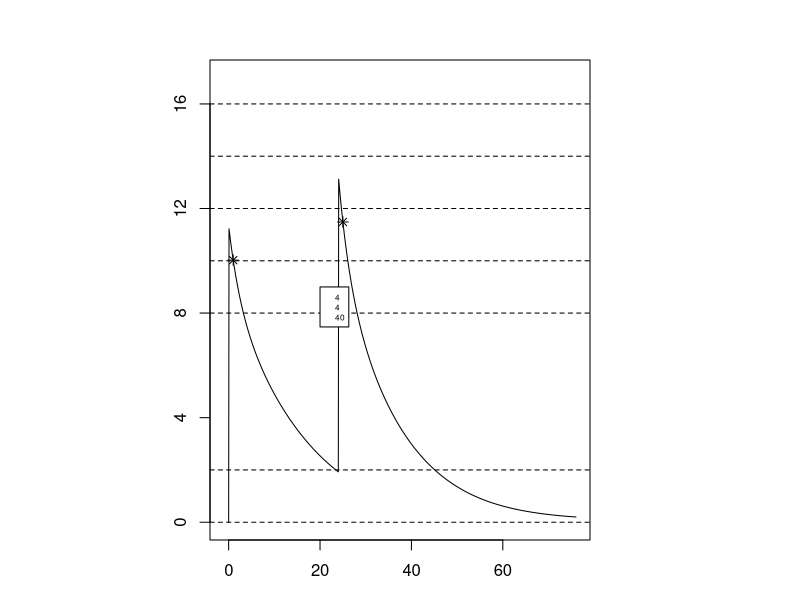
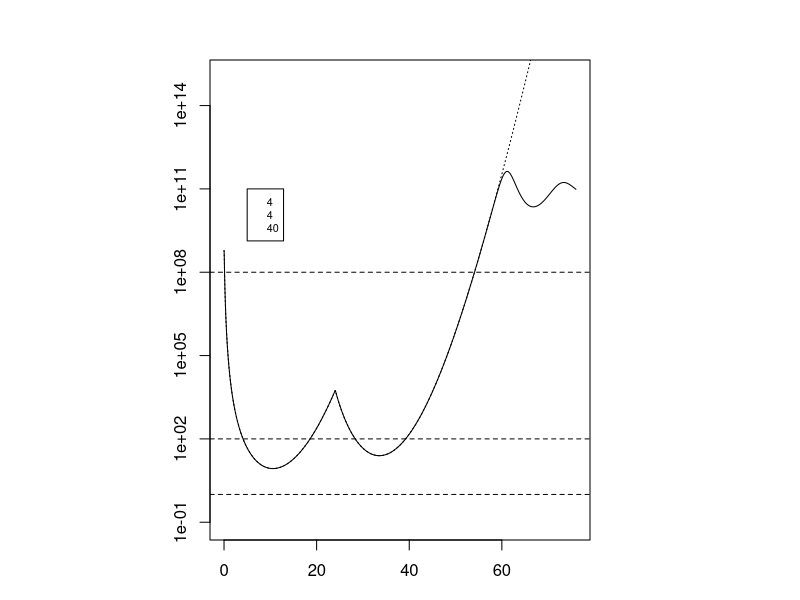
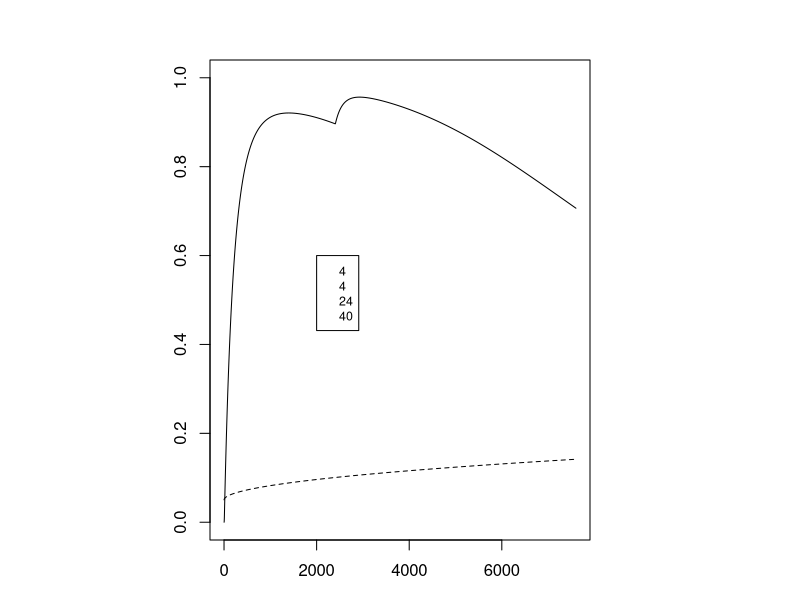
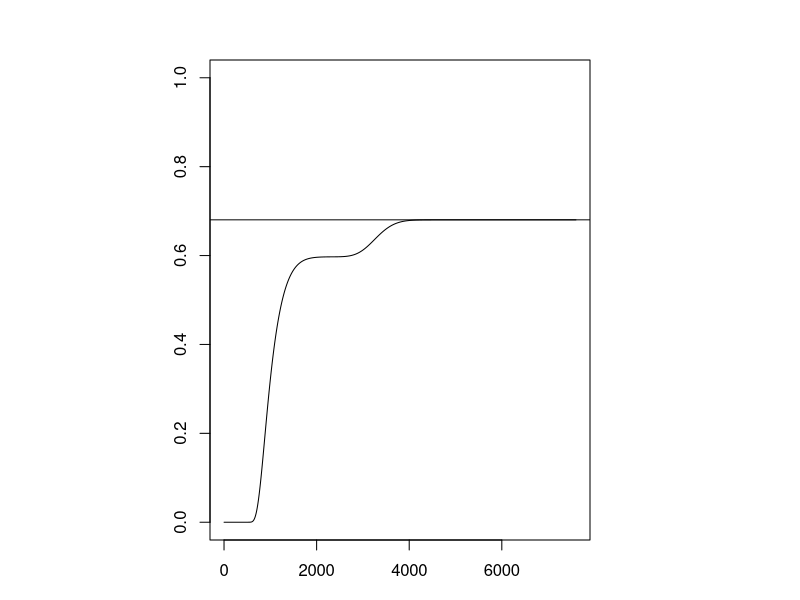

The R source for these figures, in order:
#Written & commented by N. Siranart 04/14; tested, modified and further commented by R.Sachs, Y.Chen & T.Radivoyevitch.
#Distributed under the GNU GPLv3; Contact Sachs. sachs@math.berkeley.edu., for .txt or.R versions.
#This script uses methods similar to (Nielsen et al 2009 Clin Pharmacokinet 48:253) for neonatal gentamicin dosing and uses
#corresponding PK/PD calculations in Mohamed et al. 2012, Antimicrob Agents Chemother 56:179. It adds stochastic calculations.
#In the stochastic calculation of eradication probability E(t) the simplified model with ksr=0=r was always used.
#The script was heavily used in Radivoyevitch et al. (2015) AAPS Journal 17 (2):447-456. doi:10.1208/s12248-014-9715-3
#It is now just a self-contained seperate unit used for preliminary calculations, to output figures, and as a tutorial.
rm(list=ls())
library (deSolve) #We will solve systems of non-linear first order ODE (ordinary differential equations)

#The next few commands are adjustable by the user; they set the dosing cycle and the neonate gestational age GA.
#For details, including meaning of parameters, see Nielsen et al. For self consistency and consistency with other literature,
#the notation of Nielsen et al. was modified as follows: (1) subscripts written on the main line. (2)(greek lower case theta)
#goes to theta. An example which uses both these changes is (greek lower case theta)_GACL->thetaGACL;
#(3) CL->thetaCL; (4) V1->thetaVC (with C standing for the central compartment); (5) TVV1->VC, Q2->Q1, V2->V1, Q3->Q2, V3->V2.
GA =40 #gestational age (weeks); possible values are 25, 29, 34, 40; determines neonate parameters such as weight

#dose<-rep(2.2,4); interval<-c(0,rep(12,3),4) #
#drug doseS (mg/kgm); intervalS (hours) between doses. For example dose=c(5,4,4) and interval=c(0,24,24,4)
#would mean a bolus of 5 at t=0, then 2 fractions of 4 at 24h intervals, and then a 4 h dose-free recovery period.
dose<-c(4,4); interval<-c(0,24,52) 
#dose<-c(4,4,0,0); interval<-c(0,rep(24,3),4)#should give the same answer
#dose<-rep(4,6); interval<-c(0,rep(36,5),60)#Fig. From Nielsen et al.
time = cumsum(interval[-length(interval)])
step<-.01; SPH<-1/step #ODE output times: step=time (h) for one output step; SPH=steps per hour.
#Generally in this script, time can refer to hours, days, weeks, or number of steps; one has to keep track.
times<-seq(0,sum(interval),by=step) #Time ranges for the ODE output, for example 76 hours in 7601 steps
#************** end of user adjusted parameters *************

weight=c('25'=0.778,'29'= 1.200,'34'=2.710,'40'=3.500) #WT=weight (kg) of neonate at post natal age (PNA) 0 days; 

#Next define a PK response to one dose, assuming 3 compartments: central, 1, and 2
concentration<-function(t,state,parameter){ #t=time; state is drug concentration (c,p1,p2) as function of t
  with(as.list(c(state,parameter)),{#now define some auxiliary fctns, then number (3) of ODE & of unknown functions.
    WT = unname(weight[toString(GA)])#next uses parameters from Nielsen and Mohamed
    CL=thetaCL*(WT^0.75)*(1+thetaGACL*(GA-GAmed))*(1+((t/24)^thetaPNACL)) #allometric clearance; theta indicates a covariate.
    VC = thetaVC*WT*(1+GAVc*(GA-GAmed)) #volume VC of central compartment depends on GA; see Nielsen et al
    dose = parameter['doses']$doses; time = parameter['times']$times
    concs=with(as.list(parameters),dose/(thetaVC*(1+GAVc*(GA-GAmed))))
     val = 0
     for (ii in 1:length(dose)){    
       val = val + concs[ii]*(time[ii]< t & t < time[ii]+delta)
     }
    val = val/delta
    dp1 <- Q1*c/VC - Q1*p1/V1 #dp1, dp2, dc= time derivatives; Q1,Q2=wash rates; V1,2=volume of peripheral cmpt. 1,2. 
    dp2 <- Q2*c/VC - Q2*p2/V2 #time rate of change of concentration in peripheral compartment 2.
    dc <- - Q1*c/VC + Q1*p1/V1 - Q2*c/VC + Q2*p2/V2 -CL*c/VC + val #rate of change of concentration in central cpt.
    list(c(dp1,dp2,dc)) #output of the function concentration; defines the 3-compartment model
  })
}
# Following numbers are from Table III "combined dataset" in Nielsen et al. and from Mohamed et. al. Central values 
# are used, not "population" PK/PD. Mohamed Koff=.0139, may be unrealistically small. 
parameters <-c(thetaVC = 0.406,V1=0.305, V2=4.55, thetaCL =0.01, Q1 = 0.0930 , Q2 = 0.0155,
               GAmed= 28.9,thetaGACL = 0.0871, 
               GAVc= -0.0114, thetaPNACL=0.517, Kgrowth= 2,Kdeath=0.179, Bmax=8.26e8, BP =2.09e6, gamma = 1,
              Emax0= 51,EC500= 9.85, AR50= 0.113,Kon=0.0426,Koff=0.0139, doses = list(dose), times = list(time), delta = 0.08)
              #Emax0= 51,EC500= 9.85, AR50= 0.113,Kon=0.0426,Koff=0.0278, doses = list(dose), times = list(time), delta = 0.08)

#PK model for getting concentration from all doses. The above concentration function is only for one dose. 
#This new function will help superimpose concentrations from different doses by looping through intervals.
conccurve = function(dose, interval,GA){
  out2<-ode(y=c(p1=0,p2=0,c=0),times=times,func=concentration,parms=parameters)#events = list(data = eventdat))
  return(out2)
}

out = conccurve(dose,interval,GA) #output of above
conc = out[1:nrow(out),4] #nrow=1+sum(interval)/step; 1=time (h), 2,3, & 4 = conc. in v1, v2 & vc, Here 4 used.
conc = conc[-1] #remove the first component (which is 0)

#Now predict susceptible bacteria number as a function of time.
#Some of the calculations are similar to those used in Mohamed et al. The main method will be
# solving a system of non-linear first order ODE, usable for both deterministic and stochastic results.
#conc is now a vector with, for example, 7601 components

countfunc <- function(conc){
  conbacterianc <-splinefun(conc) # temporarily make concentration into a function
  state <-c(s=4.83e5, r=0,m=1,corr=0, ARoff = 1, ARon = 0) #initial (t=0) values for 6 ODE in 6 unknowns
  #s=bacteria per mL; r refers to quiescent bacteria. Initially r=0 (preceding line). For us, r usually remains 0 throughout.
  #corr is an auxiliary function required for stochastic corrections to deterministic estimates (see Radivoyevitch et al.)
  #AR is adaptive resistance; ARon, ARoff are fractions with and without adaptive resistance
  withdrug<-function(t,state,parameters){#model for number of bacteria taking into account drug effects
    with(as.list(c(state,parameters)),{#following lines give the derivatives in the ODE and some auxiliary quantitites 
      C = conbacterianc(SPH*t) #get concentration from spline
      EC50 =  EC500 #not EC500*(1 -exp(-10*Cr*t)); the optional extra factor of the references is never used in our calculations
      dARoff <- Koff*ARon-Kon*ARoff*C #the ODE for no adaptive resistance; d=time derivative
      dARon <- Kon*ARoff*C - Koff*ARon #time derivative of the fraction of bacteria that have acquired adaptive resistance
      Emax <- Emax0*(1-ARon/(ARon+AR50)) #Emax  model (uses Hill i.e.log-logistic function)
      DRUG <- (Emax*C^gamma)/(EC50^gamma+C^gamma) #The drug effect on bacterial killing, another Hill function. For us gamma=1 
      ksr<-(Kgrowth-Kdeath)*(s+r)/Bmax #ksr is transfer rate constant from cycling to quiescent bacteria; in our
      #calculation the number of quiescent bacteria remains 0 until bacteria numbers become so large stochastics no longer matter
      if(s<BP) ksr = 0 #ksr with cutoff; for calculating eradication probability E(t) gives same results as no cutoff
      ds<-Kgrowth*s-(Kdeath +DRUG)*s-ksr*s #deterministic growth and death equation for cycling bacteria
      dr<-ksr*s-Kdeath*r # r is # quiescent bacteria, not susceptible to the drug even for AR off. Set=0 when calculating E(t) 
      dm<-(Kgrowth-Kdeath-DRUG)*m #m*4.83e5 approximates s if ksr is small;
      dcorr<-Kgrowth+(Kgrowth-Kdeath-DRUG)*corr #corr is a stochastic correction function.
      list(c(ds,dr,dm,dcorr,dARoff,dARon)) #output of the function withdrug
    })
  }
  count<-ode(y=state, times=times,func=withdrug,parms=parameters) #output from the withdrug function showing 
  #the number of bacteria and of other relevant quantities at time t
  return(count)
}

count = countfunc(conc)
dtrmn<-count[ ,'s']/4.83e5 # Deterministic s/s(0), where s is number in central compartment
on<-count[,"ARon"]# the fraction of bacteria that have adaptive resistance at time t

####### Collect results needed to plot figures ######################################

thetaCL = 0.01
WT = unname(weight[toString(GA)]) #roundabout way to get weight as a numeric
GAmed= 28.9 #GA in weeks. Median for nmany observations, see Nielsen et al.
thetaGACL = 0.0871 #helps calculate correction of clearance for GA different from median.
thetaPNACL=0.517 #another covariate
t= seq(0,sum(interval),by=step) #for example t= 0, .01, .02, ..., 75.99, 76 in some cases.
a = round(t/24)*24 # using a instead of t in the following line gives step functions as in Nielsen et al. smooth is preferred here
CL=thetaCL*(WT^0.75)*(1+thetaGACL*(GA-GAmed))*(1+((t/24)^thetaPNACL))# gives smooth function; more plausible mechanistically
GAVc= -0.0114
factor<-.406*WT*4.83e8*(1+GAVc*(GA-GAmed))#intial average number of bacteria per neonate NOT per mL;vc = thvc*WT*(1+GAVc*(GA-GAmed))
print(min(factor*dtrmn))#deterministic approximation to the the minimum number of neonates 
nonzero<-count[ ,"m"]/(1+count[,"corr"])#stochastic estimate that a lineage has not gone extinct (ksr=0 approximation)
finalnz<-nonzero[(sum(interval)-1)*SPH]
cure<-exp(-factor*nonzero) #probability every lineage has gone extinct, E(t) in text.
print(cure[(sum(interval)-1)*SPH])#approximates long time limit E_F of E(t)

########## To make various figures, set plot=TRUE
# # Check that figures are similar to those in Nielsen et al. and Mohamed et al. Add stochastic extinction plot
plot = TRUE
if(plot){
  par(fin=c(4,5),ann=FALSE, mai=rep(.1,4),xaxp=c(0,sum(interval[-length(interval)]),1))# parameters specifying layout
  plot(out[ ,"time"],out[ ,"c"],ylim=c(0,17),xlim=c(-1,sum(interval)),yaxp=c(0,16,4),type='l')#concentration as function of t
  abline(h=c(0,2,8,10,12,14,16),lty=2)
  ex<-cumsum(interval)+1
  points(ex,conc[SPH*ex],pch=8) #points one hour after each dose fraction shown as asterisks
  legend(20,9,legend=c(dose,GA), cex=.5)
  #title(paste0("Doses=",paste(dose,collapse=","),"; GA=",GA))
  
  plot(times,factor*dtrmn,log='y',ylim=c(.1,1e15),xlim=c(step, sum(interval)), type='l')#plot deterministic number bacteria vs. t
  abline(h=c(1,100,1e8), lty=2) #horizontal lines as in Mohamed Figs 4, 5, 6 bottom row.
  legend(x=5,y=1e11, c(dose,GA),cex=.65)
  lines(times,factor*count[ ,"m"], lty=3) #deterministic ksr=0 approximation
  
  plot(on, ylim=c(0,1),type="l") #fraction of bacteria that have acquired adaptive resistance
  lines(CL,type='l', lty=2) #Clearance for central compartment increases as neonate ages
  legend(20*SPH,.6,c(dose,interval[2], GA),cex=.75)
  
  plot(cure, type="l",ylim=c(0,1)) #extinction probability E(t)
  abline(h=cure[length(cure)])
  #round(conc[c(10,1198,1210,2398,2410,3598,3610,4798,4810,5998,6010,7198,7210)],2)#used for Table III of Radivoyevitch paper.
}
